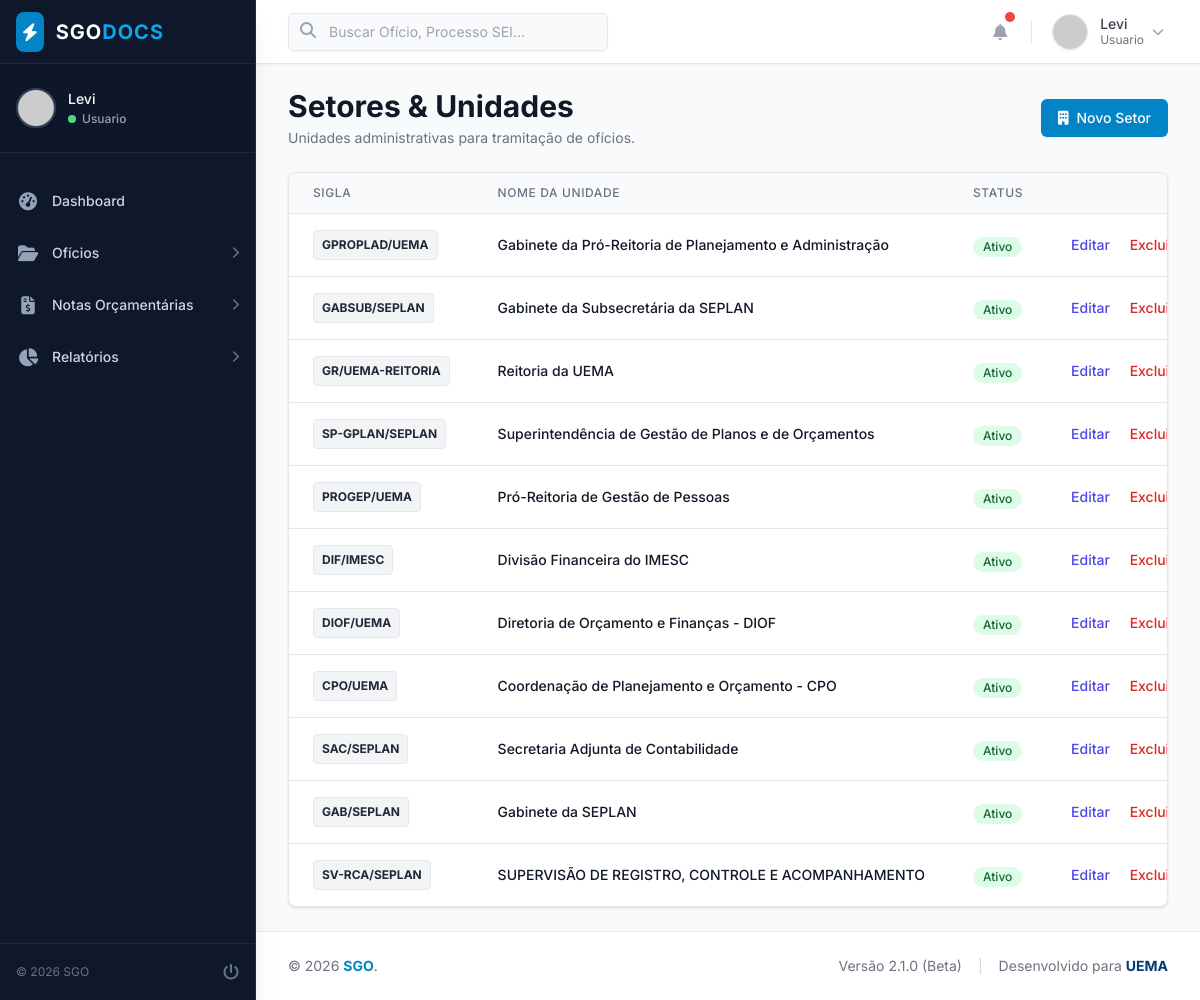
/admin/setores (signed in), run on the app's committed database.
### app/models.py (models this page shows, shortened)
class User(UserMixin, db.Model):
    __tablename__ = 'users'
    id = db.Column(db.Integer, primary_key=True)
    nome = db.Column(db.String(100), nullable=False)
    email = db.Column(db.String(120), unique=True, nullable=False, index=True)
    password_hash = db.Column(db.String(256), nullable=False)
    perfil = db.Column(db.String(20), default='Usuario', nullable=False)
    ativo = db.Column(db.Boolean, default=True)
    created_at = db.Column(db.DateTime, default=datetime.datetime.now)
    updated_at = db.Column(db.DateTime, onupdate=datetime.datetime.now)
    oficios_criados = db.relationship('Oficio', backref='criador', lazy=True)
    setores_permitidos = db.relationship('Setor', secondary=usuario_setor, backref=db.backref('usuarios_vinculados', lazy='dynamic'))
    @property
    def password(self):
        """Impede a leitura direta da senha."""
        raise AttributeError('A senha não é um atributo legível!')

class Setor(db.Model):
    __tablename__ = 'setores'
    id = db.Column(db.Integer, primary_key=True)
    nome = db.Column(db.String(100), nullable=False)
    sigla = db.Column(db.String(20), nullable=False, unique=True)
    ativo = db.Column(db.Boolean, default=True)
    oficios_locais = db.relationship('Oficio', backref='setor_atual', lazy=True, foreign_keys='Oficio.setor_atual_id')
    oficios_emitidos = db.relationship('Oficio', backref='setor_emissor', lazy=True, foreign_keys='Oficio.setor_emissor_id')

### app/routes.py (the view)
@bp_admin.route('/setores')
@login_required
def setores_list():
    setores = Setor.query.all()
    return render_template('admin/setores_list.html', setores=setores)

### app/models.py (called while the page is built)
    def tempo_atras(self):
        diff = datetime.datetime.now() - self.created_at
        segundos = diff.total_seconds()
        if segundos < 60:
            return "Agora mesmo"
        elif segundos < 3600:
            minutos = int(segundos / 60)
            return f"Há {minutos} min"
        elif segundos < 86400:
            horas = int(segundos / 3600)
            return f"Há {horas} h"
        else:
            dias = int(segundos / 86400)
            return f"Há {dias} dias"

### app/routes.py (called while the page is built)
@bp_main.app_context_processor
def inject_globals():
    config = Configuracao.query.first()
    if not config:
        config = Configuracao(
            nome_sistema='SGO',
            sigla_orgao='UEMA',
            logo_url='https://upload.wikimedia.org/wikipedia/commons/2/20/Bras%C3%A3o_UEMA.png'
        )
    try:
        notificacoes = Notificacao.query.order_by(Notificacao.created_at.desc()).limit(5).all()
        novas_count = len(notificacoes)
    except:
        notificacoes = []
        novas_count = 0
    return dict(
        config_sistema=config,
        current_year=datetime.now().year,
        notificacoes_nav=notificacoes,
        notificacoes_count=novas_count
    )

### app/templates/admin/setores_list.html (shortened to what this page needs)
{% extends "base/base.html" %}
{% block content %}
<div class="max-w-5xl mx-auto">
    <div class="md:flex md:items-center md:justify-between mb-6">
        <div class="flex-1 min-w-0">
            <h2 class="text-2xl font-bold leading-7 text-gray-900 sm:text-3xl sm:truncate">
                Setores & Unidades
            </h2>
            <p class="mt-1 text-sm text-gray-500">
                Unidades administrativas para tramitação de ofícios.
            </p>
        </div>
        <div class="mt-4 flex md:mt-0 md:ml-4">
            <a href="{{ url_for('admin.setor_create') }}" class="ml-3 inline-flex items-center px-4 py-2 border border-transparent rounded-md shadow-sm text-sm font-medium text-white bg-brand-600 hover:bg-brand-700">
                <i class="fas fa-building mr-2"></i> Novo Setor
            </a>
        </div>
    </div>
    <div class="bg-white shadow overflow-hidden sm:rounded-lg border border-gray-200">
        <div class="overflow-x-auto">
            <table class="min-w-full divide-y divide-gray-200">
                <thead class="bg-gray-50">
                    <tr>
                        <th scope="col" class="px-6 py-3 text-left text-xs font-medium text-gray-500 uppercase tracking-wider">Sigla</th>
                        <th scope="col" class="px-6 py-3 text-left text-xs font-medium text-gray-500 uppercase tracking-wider">Nome da Unidade</th>
                        <th scope="col" class="px-6 py-3 text-left text-xs font-medium text-gray-500 uppercase tracking-wider">Status</th>
                        <th scope="col" class="relative px-6 py-3"><span class="sr-only">Ações</span></th>
                    </tr>
                </thead>
                <tbody class="bg-white divide-y divide-gray-200">
                    {% for setor in setores %}
                    <tr class="hover:bg-gray-50 transition-colors">
                        <td class="px-6 py-4 whitespace-nowrap">
                            <span class="px-2 py-1 inline-flex text-xs leading-5 font-bold rounded bg-gray-100 text-gray-800 border border-gray-200">
                                {{ setor.sigla }}
                            </span>
                        </td>
                        <td class="px-6 py-4 whitespace-nowrap text-sm text-gray-900 font-medium">
                            {{ setor.nome }}
                        </td>
                        <td class="px-6 py-4 whitespace-nowrap">
                            {% if setor.ativo %}
                                <span class="inline-flex items-center px-2.5 py-0.5 rounded-full text-xs font-medium bg-green-100 text-green-800">
                                    Ativo
                                </span>
                            {% else %}
                                <span class="inline-flex items-center px-2.5 py-0.5 rounded-full text-xs font-medium bg-red-100 text-red-800">
                                    Inativo
                                </span>
                            {% endif %}
                        </td>
                        <td class="px-6 py-4 whitespace-nowrap text-right text-sm font-medium">
                            <a href="{{ url_for('admin.setor_edit', id=setor.id) }}" class="text-indigo-600 hover:text-indigo-900 mr-4">Editar</a>
                            <form action="{{ url_for('admin.setor_delete', id=setor.id) }}" method="POST" onsubmit="return confirm('Deseja excluir o setor {{ setor.sigla }}? Se houver ofícios vinculados, a exclusão será bloqueada.');" class="inline">
                                <button type="submit" class="text-red-600 hover:text-red-900 bg-transparent border-0 p-0 cursor-pointer">Excluir</button>
                            </form>
                        </td>
                    </tr>
                    {% else %}
                    <tr>
                        <td colspan="4" class="px-6 py-8 text-center text-gray-500">
                            Nenhum setor cadastrado.
                        </td>
                    </tr>
                    {% endfor %}
                </tbody>
            </table>
        </div>
    </div>
</div>
{% endblock %}

### app/templates/base/sidebar.html (shortened to what this page needs)
<div class="flex flex-col h-full bg-slate-900 border-r border-slate-800">
    <div class="flex items-center justify-between h-16 flex-shrink-0 px-4 bg-slate-900 border-b border-slate-800 shadow-sm">
        <a href="{{ url_for('main.index') }}" class="flex items-center group">
            <div class="bg-brand-600 rounded-lg p-1.5 mr-3 group-hover:bg-brand-500 transition-colors">
                <i class="fas fa-bolt text-white text-lg"></i>
            </div>
            <span class="text-white font-bold text-xl tracking-wider font-sans">
                SGO<span class="text-brand-500">DOCS</span>
            </span>
        </a>
    </div>
    {% if current_user.is_authenticated %}
    <div class="px-4 py-6 border-b border-slate-800 bg-slate-900/50">
        <div class="flex items-center">
            <div class="flex-shrink-0">
                <img class="h-10 w-10 rounded-full border-2 border-slate-700 shadow-sm"
                     src="https://ui-avatars.com/api/?name={{ current_user.nome }}&background=0ea5e9&color=fff&bold=true"
                     alt="Avatar">
            </div>
            <div class="ml-3 overflow-hidden">
                <p class="text-sm font-medium text-white truncate max-w-[140px]" title="{{ current_user.nome }}">
                    {{ current_user.nome.split()[0] }}
                </p>
                <div class="flex items-center mt-0.5">
                    <span class="block h-2 w-2 rounded-full bg-green-400 mr-1.5 ring-1 ring-slate-900"></span>
                    <p class="text-xs font-medium text-slate-400 truncate">
                        {{ current_user.perfil }}
                    </p>
                </div>
            </div>
        </div>
    </div>
    {% endif %}
    <nav class="flex-1 px-2 py-6 space-y-1 overflow-y-auto scrollbar-thin scrollbar-thumb-slate-700 scrollbar-track-transparent">
        <a href="{{ url_for('main.index') }}"
           class="group flex items-center px-2 py-2.5 text-sm font-medium rounded-md transition-all duration-200
           {% if request.endpoint and request.endpoint == 'main.index' %}
             bg-brand-600 text-white shadow-lg shadow-brand-900/50
           {% else %}
             text-slate-300 hover:bg-slate-800 hover:text-white
           {% endif %}">
            <i class="fas fa-tachometer-alt mr-3 w-6 text-center text-lg
                {% if request.endpoint and request.endpoint == 'main.index' %} text-white {% else %} text-slate-400 group-hover:text-white {% endif %}">
            </i>
            Dashboard
        </a>
        <div x-data="{ expanded: {{ 'true' if request.endpoint and 'oficios' in request.endpoint else 'false' }} }" class="space-y-1">
            <button @click="expanded = !expanded"
                    type="button"
                    class="w-full group flex items-center justify-between px-2 py-2.5 text-sm font-medium rounded-md transition-colors text-slate-300 hover:bg-slate-800 hover:text-white focus:outline-none">
                <div class="flex items-center">
                    <i class="fas fa-folder-open mr-3 w-6 text-center text-lg text-slate-400 group-hover:text-white transition-colors"></i>
                    Ofícios
                </div>
                <i class="fas fa-chevron-right text-xs text-slate-500 transition-transform duration-200"
                    :class="expanded ? 'rotate-90 text-white' : ''"></i>
            </button>
        </div>
        <div x-data="{ expanded: {{ 'true' if request.endpoint and 'notas' in request.endpoint else 'false' }} }" class="space-y-1">
            <button @click="expanded = !expanded"
                    type="button"
                    class="w-full group flex items-center justify-between px-2 py-2.5 text-sm font-medium rounded-md transition-colors text-slate-300 hover:bg-slate-800 hover:text-white focus:outline-none">
                <div class="flex items-center">
                    <i class="fas fa-file-invoice-dollar mr-3 w-6 text-center text-lg text-slate-400 group-hover:text-white transition-colors"></i>
                    Notas Orçamentárias
                </div>
                <i class="fas fa-chevron-right text-xs text-slate-500 transition-transform duration-200"
                    :class="expanded ? 'rotate-90 text-white' : ''"></i>
            </button>
        </div>
        <div x-data="{ expanded: {{ 'true' if request.endpoint and 'relatorios' in request.endpoint else 'false' }} }" class="space-y-1">
            <button @click="expanded = !expanded"
                    type="button"
                    class="w-full group flex items-center justify-between px-2 py-2.5 text-sm font-medium rounded-md transition-colors text-slate-300 hover:bg-slate-800 hover:text-white focus:outline-none">
                <div class="flex items-center">
                    <i class="fas fa-chart-pie mr-3 w-6 text-center text-lg text-slate-400 group-hover:text-white transition-colors"></i>
                    Relatórios
                </div>
                <i class="fas fa-chevron-right text-xs text-slate-500 transition-transform duration-200"
                    :class="expanded ? 'rotate-90 text-white' : ''"></i>
            </button>
        </div>
    </nav>
    <div class="bg-slate-900 border-t border-slate-800 p-4">
        <div class="flex items-center justify-between">
            <span class="text-xs text-slate-500">© 2026 SGO</span>
            <a href="{{ url_for('auth.logout') }}" class="text-slate-500 hover:text-red-400 transition-colors" title="Sair">
                <i class="fas fa-power-off"></i>
            </a>
        </div>
    </div>
</div>

### app/templates/base/navbar.html (shortened to what this page needs)
<nav class="flex-1 flex justify-between h-full bg-white items-center">
    <div class="flex-1 flex justify-center lg:justify-start min-w-0">
        <div class="w-full max-w-lg lg:max-w-xs flex items-center">
            <form class="w-full" action="{{ url_for('oficios.list') }}" method="GET">
                <div class="relative text-gray-400 focus-within:text-brand-600">
                    <div class="pointer-events-none absolute inset-y-0 left-0 pl-3 flex items-center">
                    </div>
                    <input id="search" name="search"
                        class="block w-full bg-gray-50 py-2 pl-9 sm:pl-10 pr-3 border border-gray-200 rounded-md leading-5 text-gray-900 placeholder-gray-400 focus:outline-none focus:ring-2 focus:ring-offset-2 focus:ring-brand-500 focus:border-brand-500 text-xs sm:text-sm shadow-sm transition duration-150 ease-in-out"
                        placeholder="Buscar Ofício, Processo SEI..."
                        type="search">
                </div>
            </form>
        </div>
    </div>
    <div class="ml-2 sm:ml-4 flex items-center space-x-2 sm:space-x-4">
        <div class="relative" x-data="{ open: false }">
            <button @click="open = !open" @click.outside="open = false"
                class="bg-white p-1.5 sm:p-2 rounded-full text-gray-400 hover:text-gray-600 hover:bg-gray-100 focus:outline-none focus:ring-2 focus:ring-offset-2 focus:ring-brand-500 relative transition-colors duration-200">
                <i class="fas fa-bell sm:fa-lg"></i>
                {% if notificacoes_count > 0 %}
                <span class="absolute top-1 right-1 sm:top-0 sm:right-0 block h-2 w-2 sm:h-2.5 sm:w-2.5 rounded-full ring-2 ring-white bg-red-500 animate-pulse"></span>
                {% endif %}
            </button>
        </div>
        <div class="relative" x-data="{ open: false }">
            <button @click="open = !open" @click.outside="open = false"
                class="max-w-xs bg-white flex items-center text-sm rounded-full focus:outline-none focus:ring-2 focus:ring-offset-2 focus:ring-brand-500 p-1 sm:hover:bg-gray-100 transition-colors duration-200">
                {% if current_user.is_authenticated %}
                <img class="h-8 w-8 sm:h-9 sm:w-9 rounded-full object-cover border border-gray-200 shadow-sm"
                    src="https://ui-avatars.com/api/?name={{ current_user.nome }}&background=0ea5e9&color=fff&bold=true&font-size=0.5"
                    alt="{{ current_user.nome }}">
                <div class="hidden ml-3 lg:block text-left">
                    <p class="text-sm font-medium text-gray-700 leading-tight">{{ current_user.nome.split()[0] }}</p>
                    <p class="text-xs text-gray-500">{{ current_user.perfil }}</p>
                </div>
                <i class="fas fa-chevron-down ml-2 text-xs text-gray-400 hidden lg:block transition-transform duration-200" :class="{'rotate-180': open}"></i>
                {% else %}
                <div class="h-8 w-8 sm:h-9 sm:w-9 rounded-full bg-gray-200 flex items-center justify-center">
                    <i class="fas fa-user text-gray-400"></i>
                </div>
                <span class="hidden ml-3 text-gray-700 text-sm font-medium lg:block">Visitante</span>
                {% endif %}
            </button>
        </div>
    </div>
</nav>

### data on the page
User: nome "Levi", perfil "Usuario"
Setor: sigla "GPROPLAD/UEMA", nome "Gabinete da Pró-Reitoria de Planejamento e Administração", ativo "Ativo"
Setor: sigla "GABSUB/SEPLAN", nome "Gabinete da Subsecretária da SEPLAN", ativo "Ativo"
Setor: sigla "GR/UEMA-REITORIA", nome "Reitoria da UEMA", ativo "Ativo"
Setor: sigla "SP-GPLAN/SEPLAN", nome "Superintendência de Gestão de Planos e de Orçamentos", ativo "Ativo"
Setor: sigla "PROGEP/UEMA", nome "Pró-Reitoria de Gestão de Pessoas", ativo "Ativo"
Setor: sigla "DIF/IMESC", nome "Divisão Financeira do IMESC", ativo "Ativo"
Setor: sigla "DIOF/UEMA", nome "Diretoria de Orçamento e Finanças - DIOF", ativo "Ativo"
Setor: sigla "CPO/UEMA", nome "Coordenação de Planejamento e Orçamento - CPO", ativo "Ativo"
Setor: sigla "SAC/SEPLAN", nome "Secretaria Adjunta de Contabilidade", ativo "Ativo"
Setor: sigla "GAB/SEPLAN", nome "Gabinete da SEPLAN", ativo "Ativo"
Setor: sigla "SV-RCA/SEPLAN", nome "SUPERVISÃO DE REGISTRO, CONTROLE E ACOMPANHAMENTO", ativo "Ativo"
